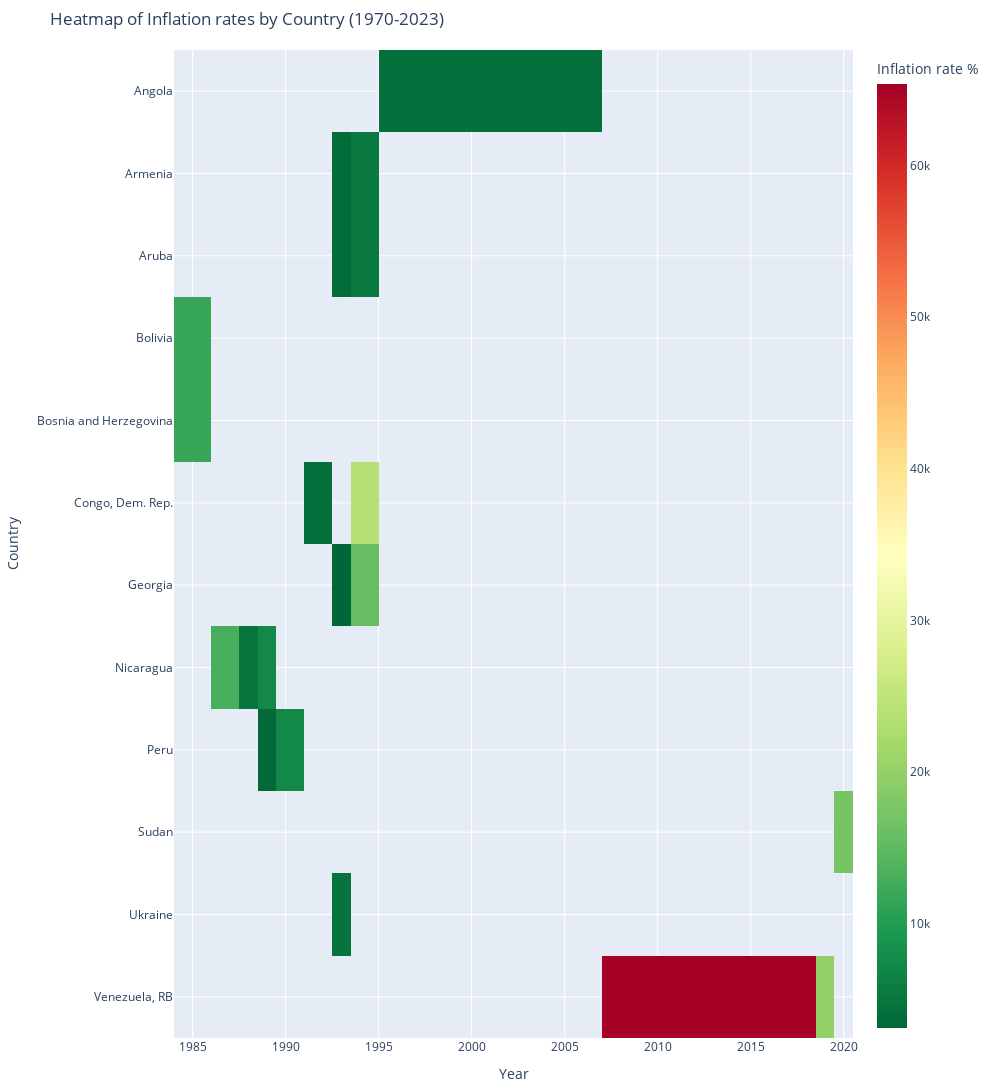

Here is the notebook cell this chart was saved with:
### Code cell
#2.
print('Heatmap of Inflation : Country VS year \n')

#countries as rows , years as cols : pivot into heatmap_data
# projdata_long = analysis_col.melt(id_vars=["Country"], var_name="Year", value_name="hcpia_Inflation")
# Aggregate duplicate entries
projdata_grouped = projdata_long.groupby(["Country", "Year"])["hcpia_Inflation"].mean().nlargest(20).reset_index()

heatmap_data = projdata_grouped.pivot(index='Country',columns='Year',values='hcpia_Inflation')

#plotting the heatmap
fig = px.imshow(heatmap_data, aspect='auto', color_continuous_scale='RdYlGn_r', title='Heatmap of Inflation rates by Country (1970-2023)',labels=dict(x='Year',y='Country',color='Inflation rate %'))

fig.update_layout(
    xaxis_title='Year',yaxis_title='Country',autosize=False,width=1000,height=1400,
    margin=dict(l=50, r=50, t=50, b=50)
)

fig.show()

### Figure 1 — Plotly figure (JSON) as saved in the notebook; plotly's stock layout.template omitted (floating-point values rounded to 4 significant figures; data arrays with more than 128 entries replaced by an {"elided": "..."} marker saying what was removed)
{"data": [{"coloraxis": "coloraxis", "hovertemplate": "Year: %{x}<br>Country: %{y}<br>Inflation rate %: %{z}<extra></extra>", "name": "0", "type": "heatmap", "x": [1985, 1987, 1988, 1989, 1990, 1992, 1993, 1994, 1996, 2018, 2019, 2020], "xaxis": "x", "y": ["Angola", "Armenia", "Aruba", "Bolivia", "Bosnia and Herzegovina", "Congo, Dem. Rep.", "Georgia", "Nicaragua", "Peru", "Sudan", "Ukraine", "Venezuela, RB"], "yaxis": "y", "z": {"elided": "12x12 float values"}}], "layout": {"autosize": false, "coloraxis": {"colorbar": {"title": {"text": "Inflation rate %"}}, "colorscale": [[0, "rgb(0,104,55)"], [0.1, "rgb(26,152,80)"], [0.2, "rgb(102,189,99)"], [0.3, "rgb(166,217,106)"], [0.4, "rgb(217,239,139)"], [0.5, "rgb(255,255,191)"], [0.6, "rgb(254,224,139)"], [0.7, "rgb(253,174,97)"], [0.8, "rgb(244,109,67)"], [0.9, "rgb(215,48,39)"], [1, "rgb(165,0,38)"]]}, "height": 1400, "margin": {"b": 50, "l": 50, "r": 50, "t": 50}, "title": {"text": "Heatmap of Inflation rates by Country (1970-2023)"}, "width": 1000, "xaxis": {"anchor": "y", "domain": [0, 1], "title": {"text": "Year"}}, "yaxis": {"anchor": "x", "autorange": "reversed", "domain": [0, 1], "title": {"text": "Country"}}}}
